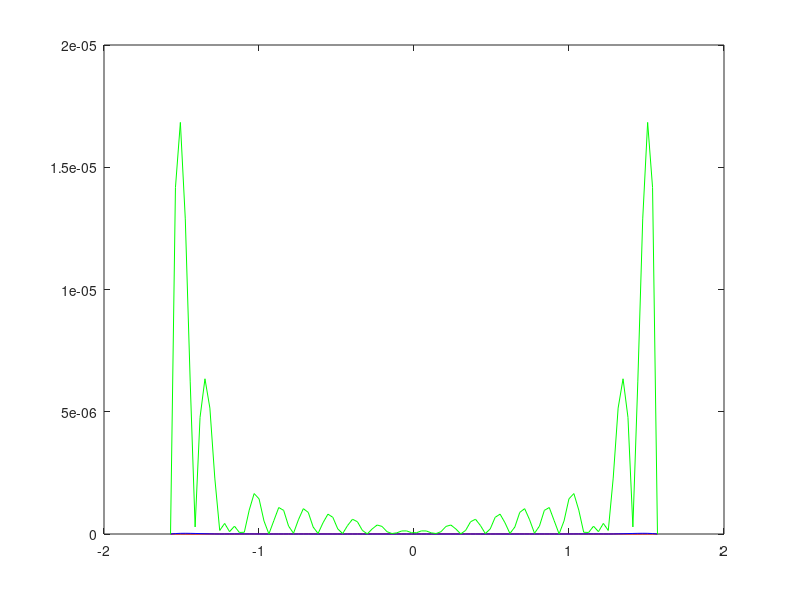

Recreate this plot in MATLAB.
clear all;
a=-pi/2;
b=pi/2;
n=100;
h=(b-a)/(n-1);
x=a:h:b;
y=sin(x);
m=10;
n=20;
%Узлы Чебышева
for j=1:m+2,
 t(j)=cos((2*j-1)*pi/2/(m+1));
end
XchN=(a+b)/2+(b-a)*t/2;
YchN=sin(XchN);
Ach=polyfit(XchN,YchN,m);
Pch=polyval(Ach,x);
%Равномерные узлы
hx=(b-a)/m;
Xp=a:hx:b;
Yp=sin(Xp);
Ap=polyfit(Xp,Yp,m);
Pp=polyval(Ap,x);
plot(x, abs(y-Pch),'r', x,abs(y-Pp),'b');
hold on;
%Сплайн
hsp=(b-a)/n;
Xsp=a:hsp:b;
Ysp=sin(Xsp);
Spl=spline(Xsp,Ysp,x);
plot(x,abs(y-Spl),'g');
saveas(gcf, strcat('spline_', int2str(m), '_', int2str(n), '.png'))
hold off